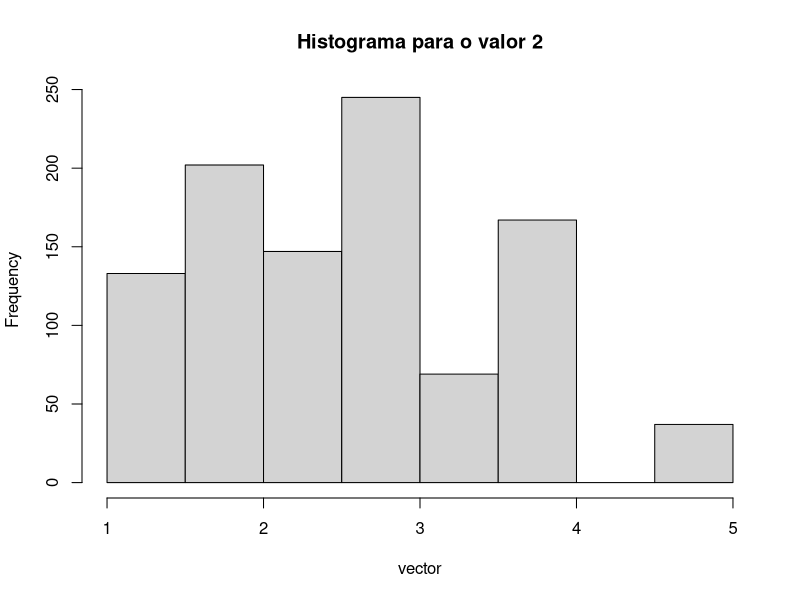
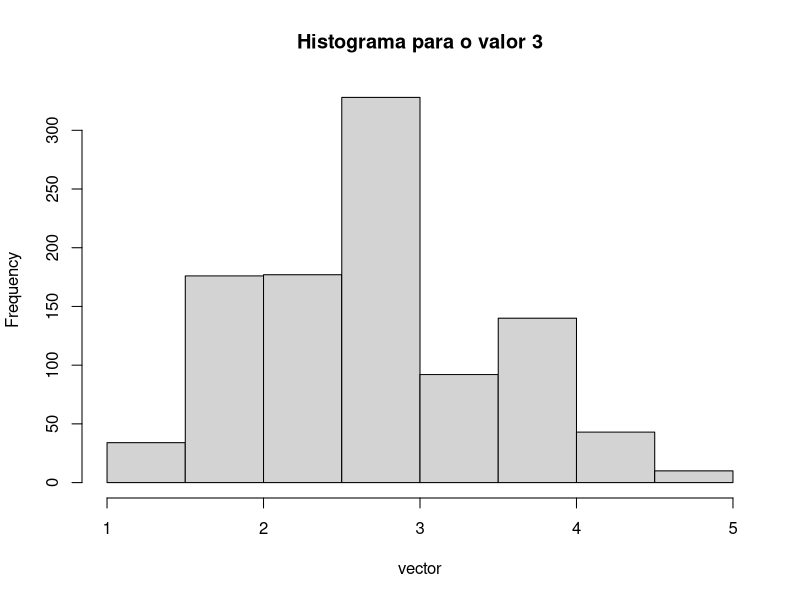
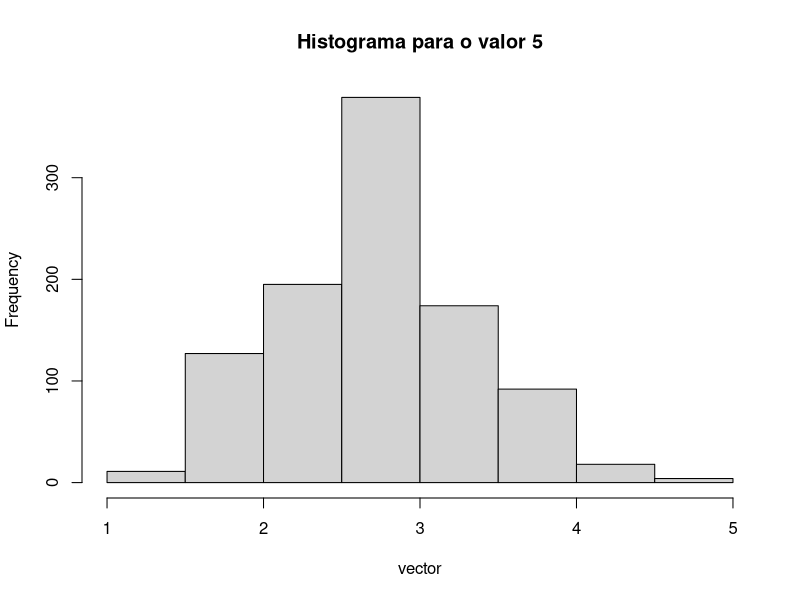
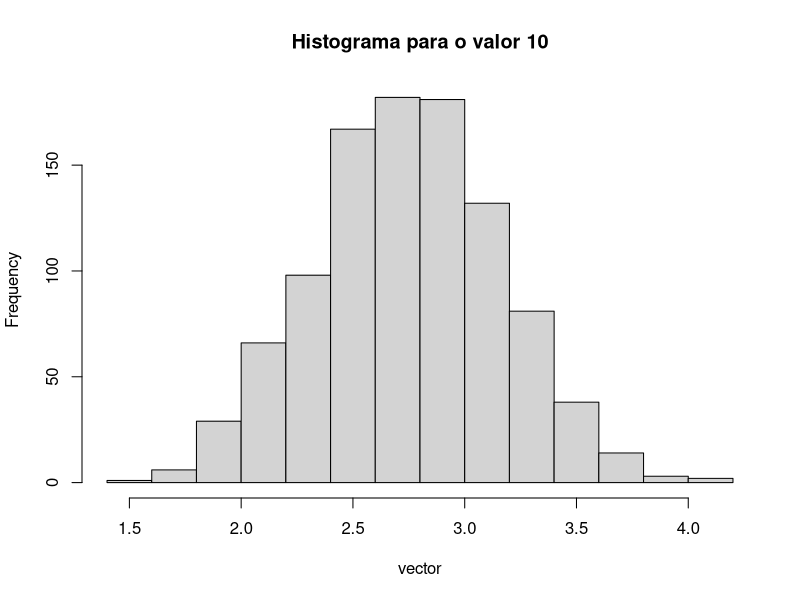
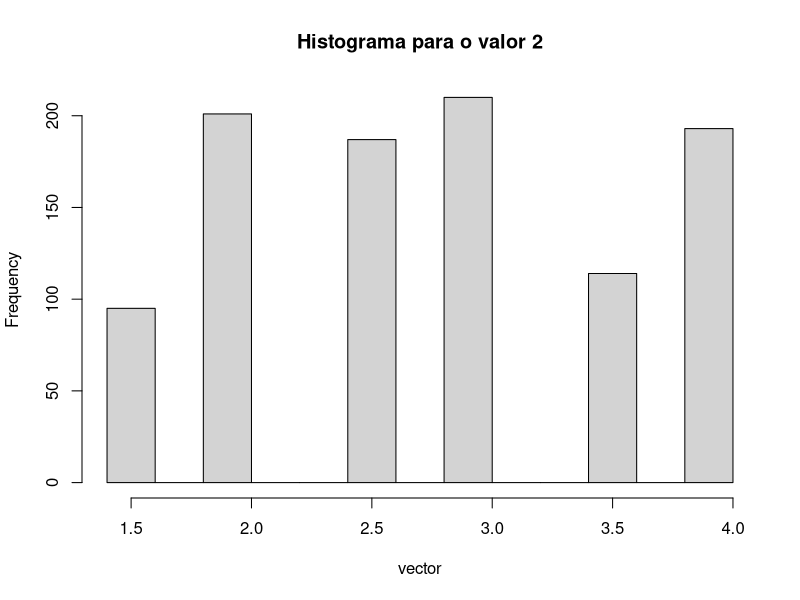
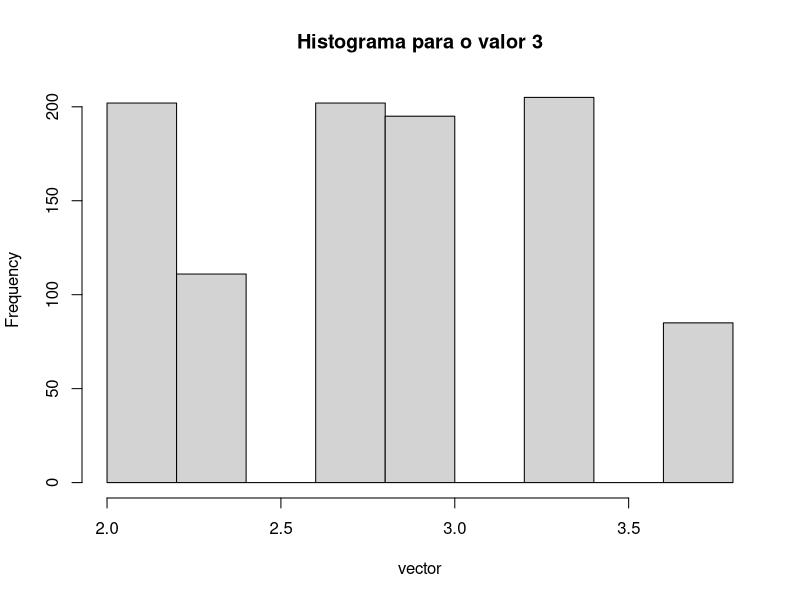
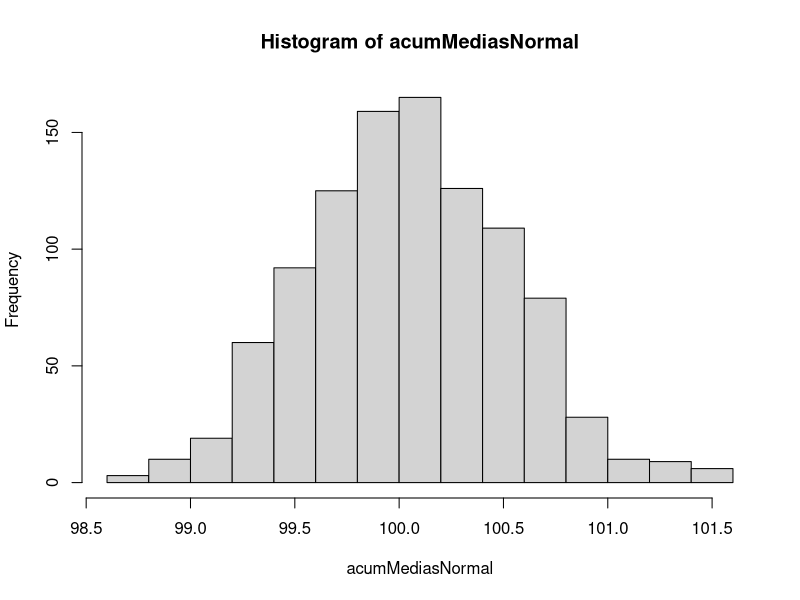
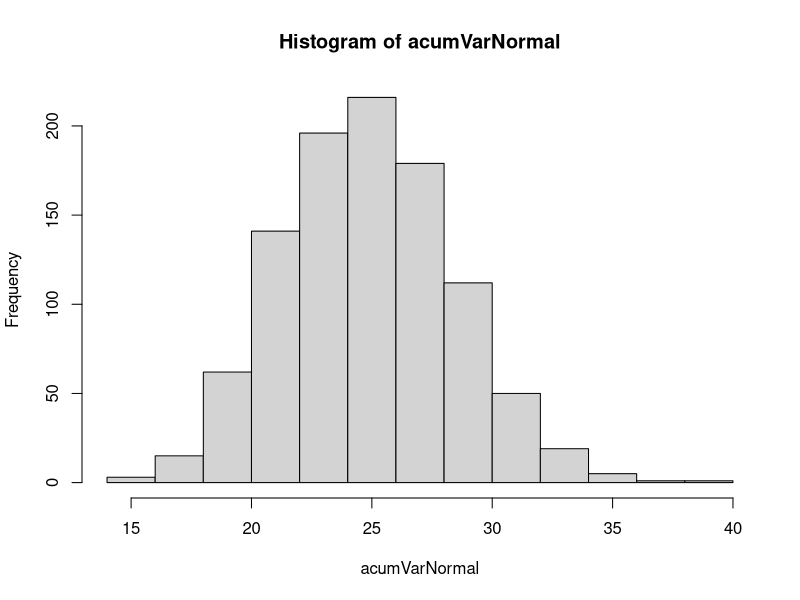

Write the R code that produced these figures, in order. (Note: this script raises an error after producing the figures.)
#QUESTAO 01

questao01 <- function(n, replaceValue){      

x <- c(1,2,3,3,5)
      vector <- c()
      
      for (j in n) {
        for (i in 1:1000){
          mediaDaAmostra <- mean(sample(x, j, replace=replaceValue))
          vector <- c(vector,mediaDaAmostra)
        }
        hist(vector, main = paste('Histograma para o valor',j))
        print(paste('Extraindo 1000 amostras de tamanho', j, sep=' '))
        print(paste('Media dos valores:', mean(vector), sep= ' '))
        print(paste('A media deve se aproximar de', mean(x)))
        print(paste('Variancia:', var(vector), sep=' '))
        varDeX <- var(x)/j
        print(paste('Variancia da amostra deve se aproximar de:',varDeX , sep=' '))
        vector <- c()
        print('----------------------------------')
    }
      
}

#Chamando a funcao da questao 01 referente a letra A

questao01(c(2,3,5,10), TRUE)
      
#Chamando a funcao da questao 01 referente a letra B

questao01(c(2,3), FALSE)

# -------------------------------

# QUESTAO 02

acumMediasNormal <- c()
acumVarNormal <- c()

for(k in 1:1000){
  normal <- rnorm(100, mean=100, sd=5)
  media <- mean(normal)
  variancia <- var(normal)
  acumMediasNormal <- c(acumMediasNormal, media)
  acumVarNormal <- c(acumVarNormal, variancia)
}

hist(acumMediasNormal)
hist(acumVarNormal)

#Comparando os valores gerados com os fornecidos


mediaTotal <- mean(acumMediasNormal)
varianciaTotal <- mean(acumVarNormal)

print(paste('A media e a variancia obtida foi, respectivamente:', mediaTotal, varianciaTotal))
print(paste('A media e a variancia do resultado teorico eh: 100 e 25'))

# ------------------------------



# QUESTAO 03
# Gerando 1000 amostras de tamanho 100 da distribuicao exp com alpha igual a 10

alpha = 10
expMediaAcum = c()
for (i in 1:1000){
  exp = rexp(100, rate=alpha)
  expMediaAcum = c(expMediaAcum, mean(exp))
  
}
T = 1/expMeanDist

print(paste('Media do parametro T:',mean(T)))
print(paste('Variancia do parametro T',var(T)))
hist(T, main="Histograma de T")